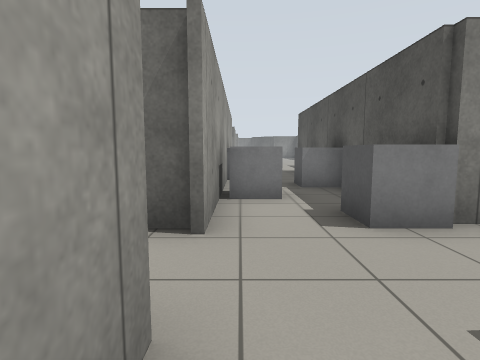
View 1 (above)

16 first-person views from a walk through a robot-simulator world made for Gazebo. The camera is 0.94 m above the floor, tilts 6° down and sees 80° across. The floor is counted in squares, 1 m on a side. Each view is taken from the middle of a square. On the plan, view 1 faces up. The plan holds only what a view shows up to about 11 squares ahead; the rest is blank. The place goes on beyond the plan.

View 2
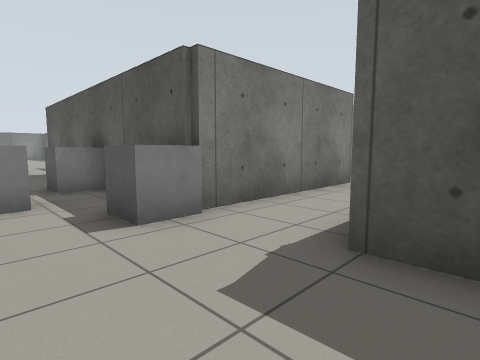

View 3
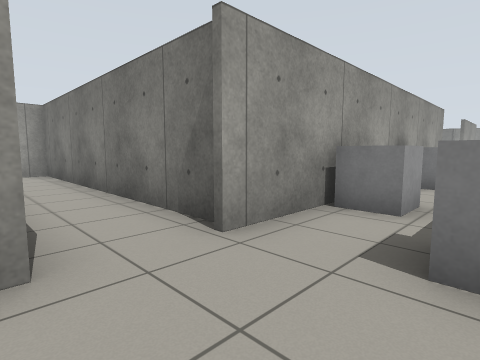

View 4
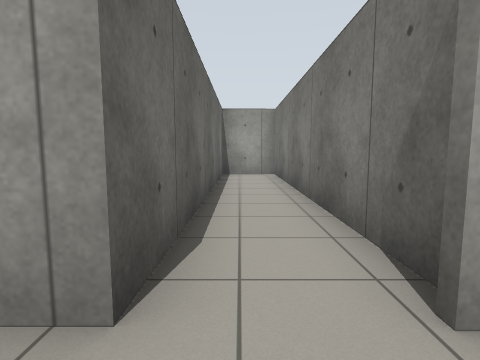

View 5
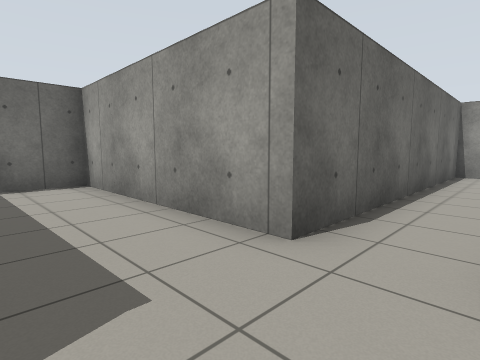

View 6
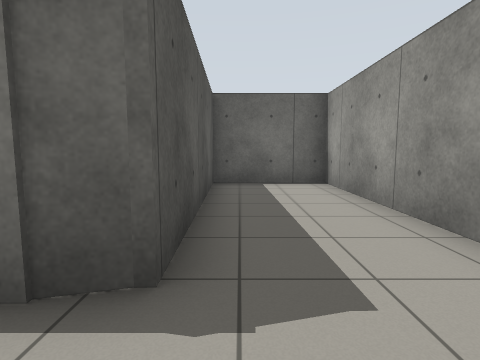

View 7
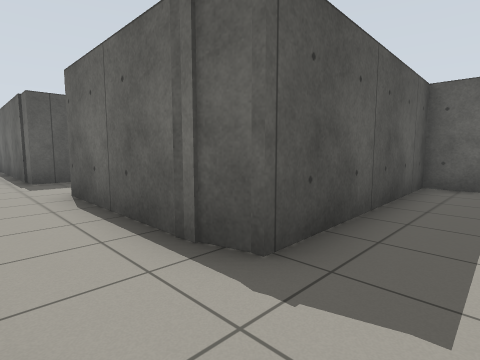

View 8
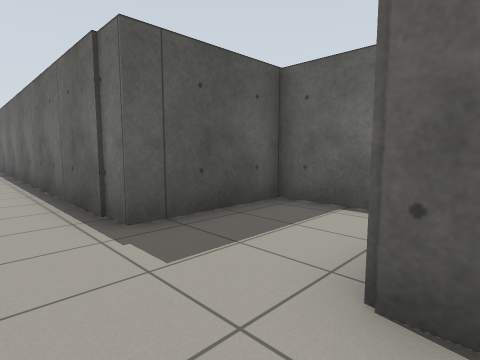

View 9
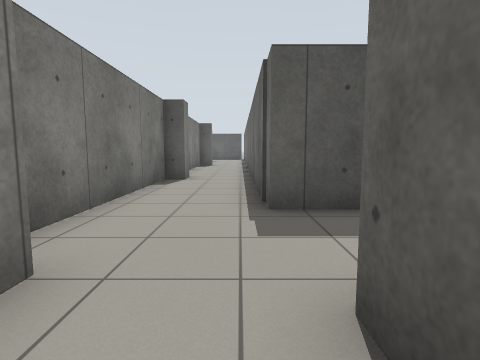

View 10
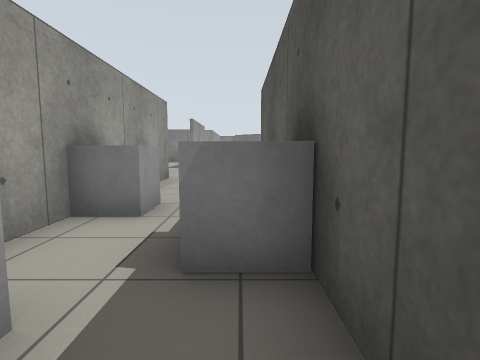

View 11
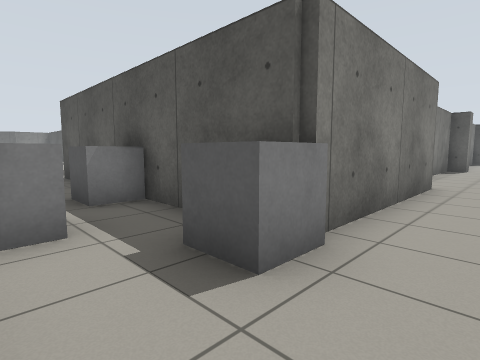

View 12
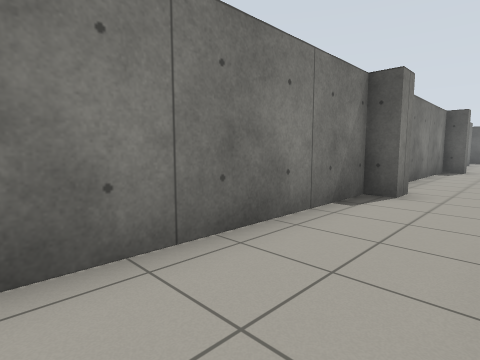

View 13
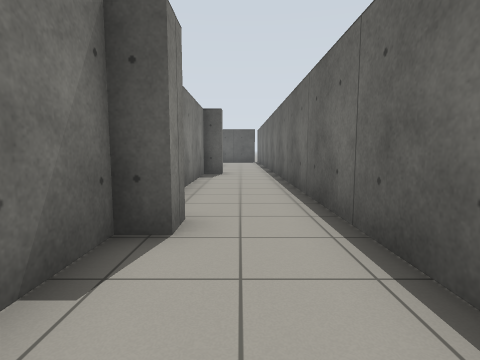

View 14
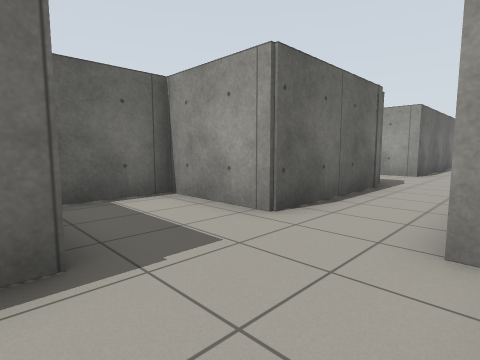

View 15
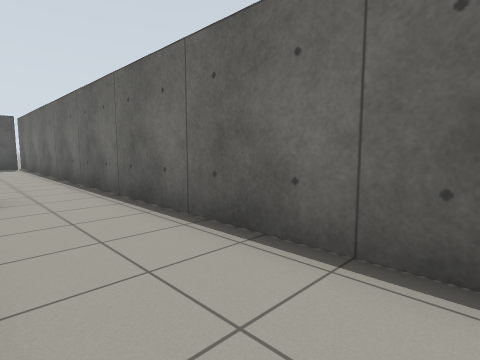

View 16
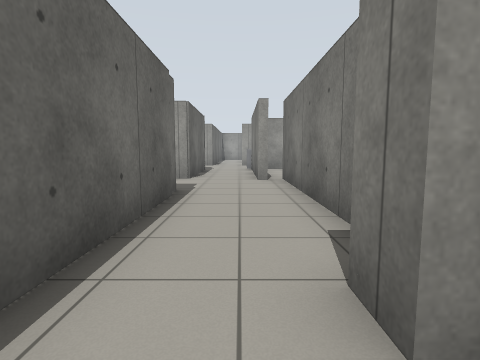

### Floor plan
Points are (right, up) in squares from view 1. A wall is a line through its corners. A room is listed if a view was taken in it or the views show most of it. See-through windows are left out.
Room 1 (views 1, 2, 3, 4, 5, 6, 7, 8, 9, 10, 11, 12, 13, 14)
walls: (3.2, 1.3) (7.6, 1.3) (7.6, -1.6) (10.4, -1.6) (10.4, 1.6) (16.4, 1.6); (-0.5, 3.3) (-10.1, 3.3) (-10, 1.3) (-0.4, 1.3) (-0.4, -5.1) (2.9, -5.1); (8.1, 3.6) (2.6, 3.6) (2.6, 9.5); (-0.4, 8.5) (-0.4, 3); (2.6, -5.3) (2.6, 1.1) (3.6, 1.4); (15.9, 3.8) (15.1, 3.8) (15.1, 4.4) (7.5, 4.4)
ways out: opening at (17, 3) to room 2; opening at (1, 10)
objects: grey box (0, 6) to (1, 6); grey box (0, 9) to (0, 10); grey box (2, 4); grey box (2, 7) to (2, 8)
Room 2 (views 15, 16)
walls: (23.1, 3.6) (23.1, 4.4) (18.4, 4.4); (16.4, 1.6) (23.4, 1.6)
ways out: opening at (17, 3) to room 1; opening at (23, 3)

Positions as (right, up) in squares from view 1, and headings:
1: (0, 0), facing up
2: (0, 0), facing up-right
3: (2, 1), facing up-left
4: (1, 2), facing left
5: (2, 3), facing down-left
6: (2, 3), facing down
7: (1, 3), facing down-right
8: (7, 3), facing down-right
9: (6, 2), facing right
10: (2, 5), facing up
11: (0, 2), facing up-right
12: (9, 2), facing up-right
13: (12, 3), facing right
14: (11, 4), facing down-left
15: (17, 4), facing down-right
16: (17, 3), facing left
